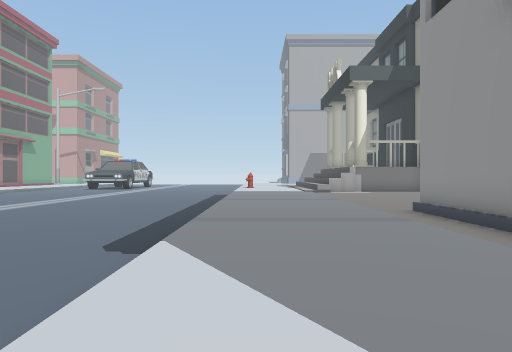
View 1 (above)

24 first-person views from a walk through a Unity game level. The camera is 1.3 m above the floor, looks level and sees 70° across. The floor is counted in squares, 1.8 m on a side. Each view is taken from the middle of a square. On the plan, view 1 faces up. The plan holds only what a view shows up to about 11 squares ahead; the rest is blank. The place goes on beyond the plan. The player is left out. Some animated figures are left out.

View 2
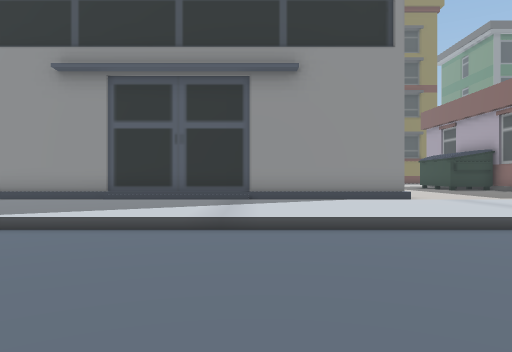

View 3
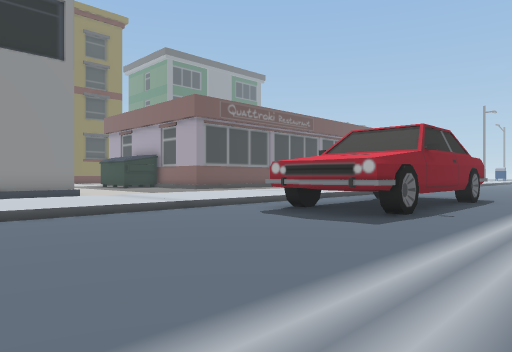

View 4
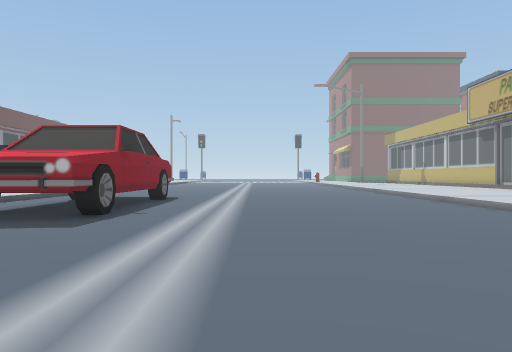

View 5
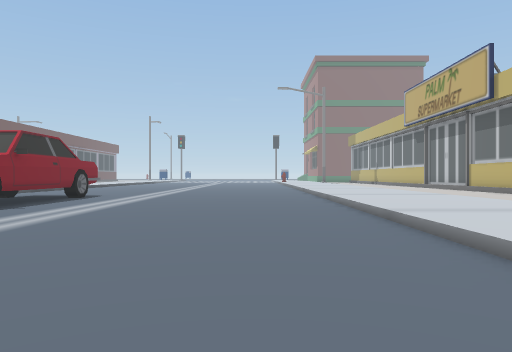

View 6
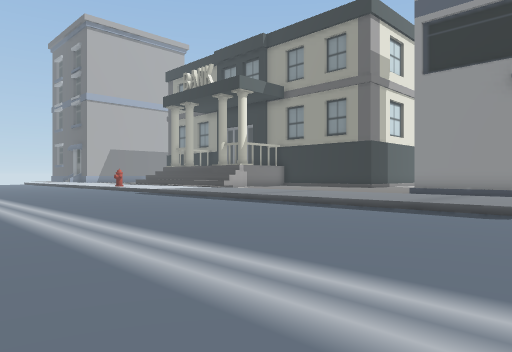

View 7
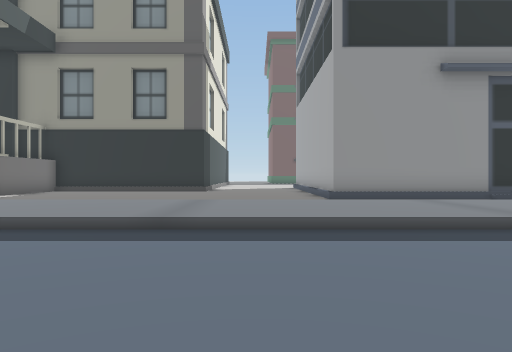

View 8
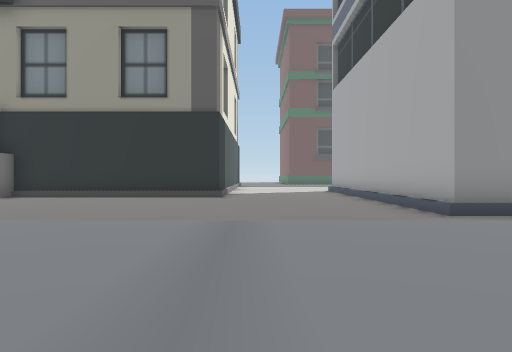

View 9
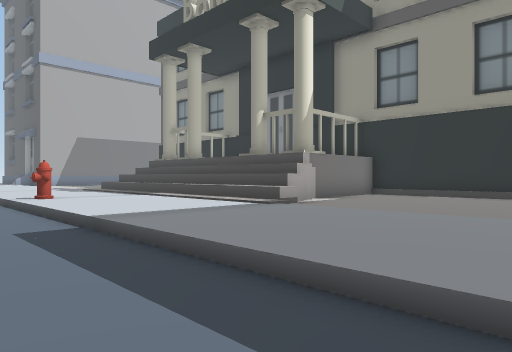

View 10
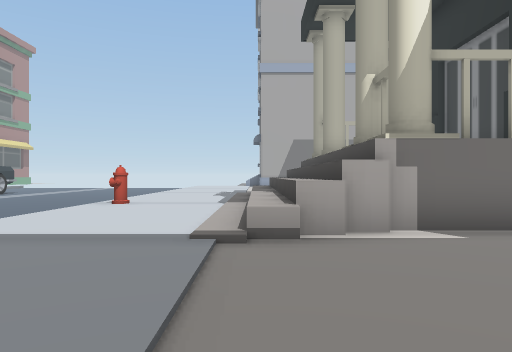

View 11
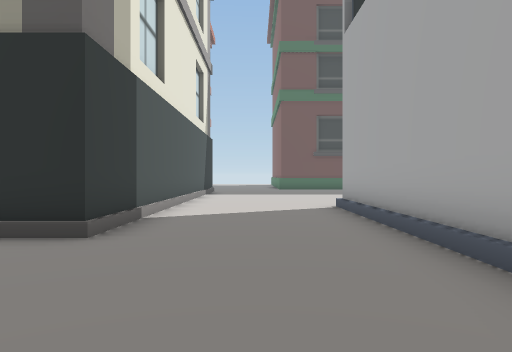

View 12
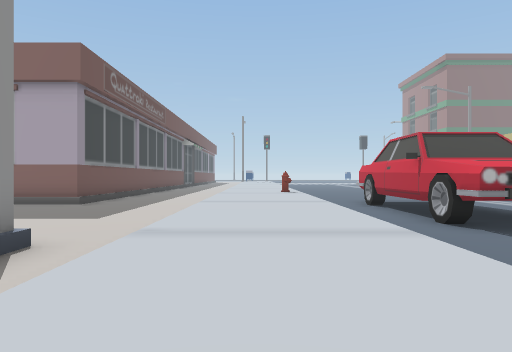

View 13
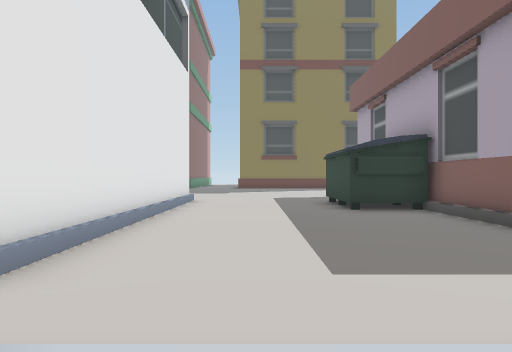

View 14
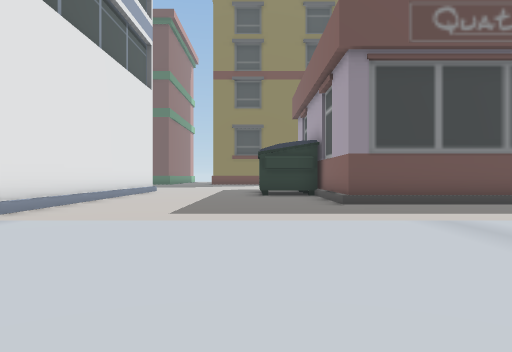

View 15
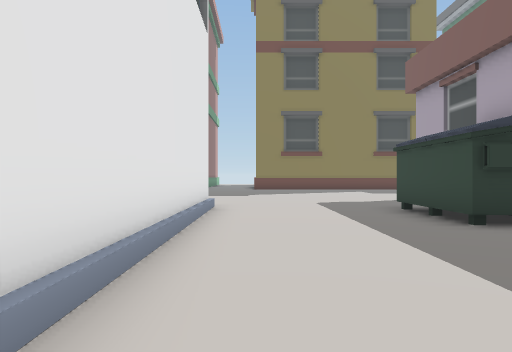

View 16
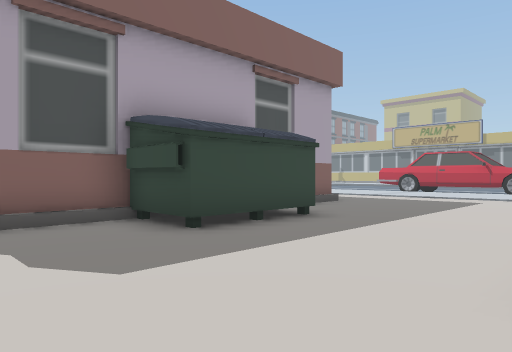

View 17
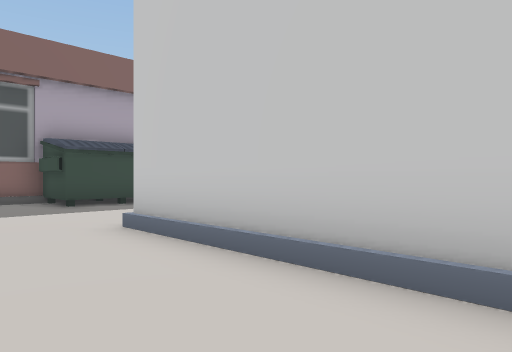

View 18
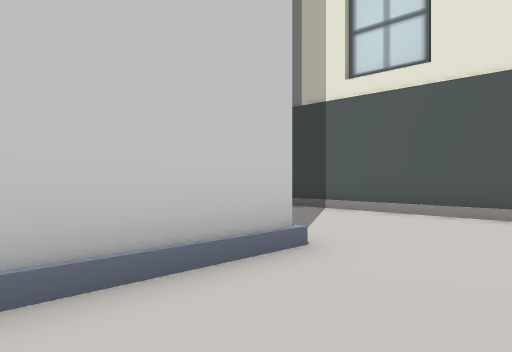

View 19
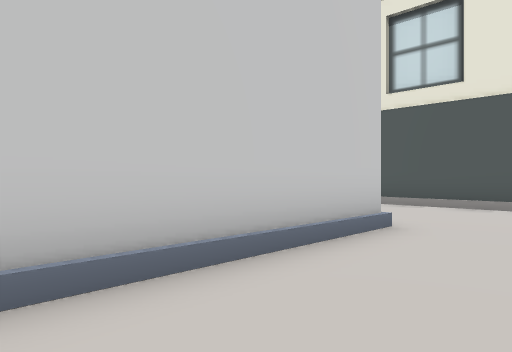

View 20
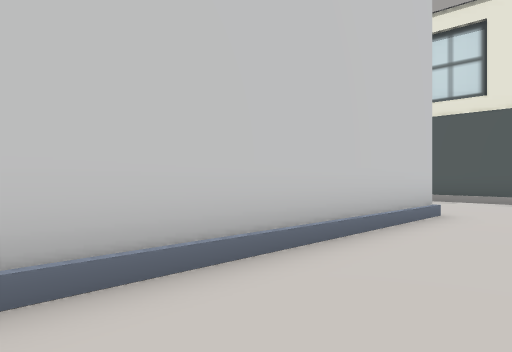

View 21
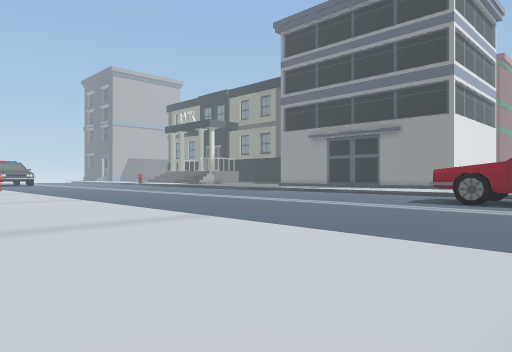

View 22
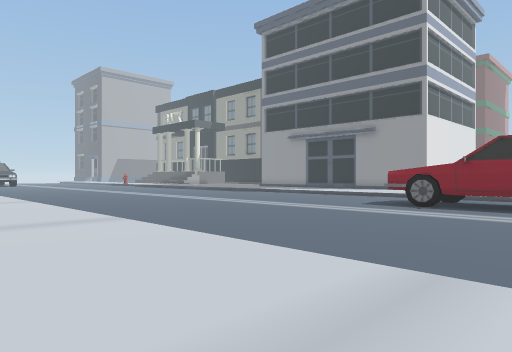

View 23
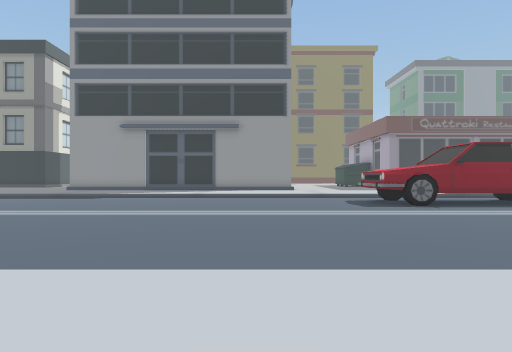

View 24
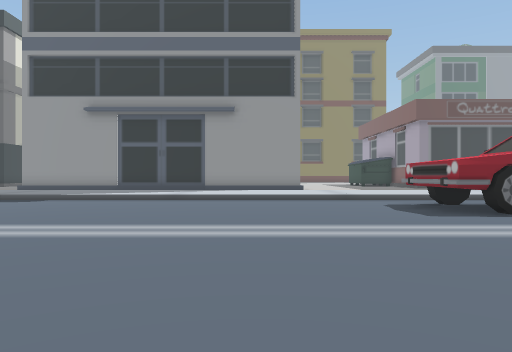

### Floor plan
Key: @ floor where view 1 was taken; # wall or solid block; . main floor; - floor 0.25 m lower than the main floor; / step, stairs or slope; = window, fence, low wall or low ledge; ^ raised ledge; v drop or lower ground; B building; T thing the floor can be seen under or through; H hydrant; O other object.
Columns run from 17 left of view 1 to 15 right of it. Each row starts with its distance up from view 1.
 23               --/...//=   ^
 22               --/H..//    ^
 21               --/...//    ^
 20                -/...//#   ^
 19                -/...//=
 18                -/...//#vv##
 17                -/...=.....#
 16                -/.........#
 15           --- --/.........#
 14           ------/.........#
 13           ------/.........#
 12           ------/.........#######
 11          -------/................
 10          -------/................
  9          -------/................
  8          -------/....B########...
  7          -------/....##      #...
  6         --------/....#       #...
  5         --------/....#       #...
  4          -------/....#       #...
  3         --------/... #       #...
  2   ../ ----------/... #       #..
  1   ../-----------/... #       #. .
  0   ../-----------/@...#       #..
 -1   ../-----------/....#       #...
 -2  .../-----------/....#       #...
 -3  .../-----------/....#       #..
 -4  .../-----------/....#########...
 -5  .../-----------/................
 -6  .../-------^TT-/................
 -7 ..../-------TTT-/................
 -8 ..../-------T T-/..........###...
 -9 ..../-------^ ^-/.........O# #...
-10 . ../-------^ ^-/......#########
-11  . ./-------###-/......#

Where each view was taken, in squares from view 1:
view 1: 0 up, 0 right, facing up
view 2: 0 up, 6 left, facing right
view 3: 0 up, 8 left, facing down-right
view 4: 0 up, 8 left, facing down
view 5: 1 up, 11 left, facing down
view 6: 3 up, 9 left, facing up-right
view 7: 10 up, 6 left, facing right
view 8: 11 up, 2 left, facing right
view 9: 12 up, 3 left, facing up-right
view 10: 13 up, 3 right, facing up
view 11: 10 up, 4 right, facing right
view 12: 0 up, 1 right, facing down
view 13: 6 down, 1 right, facing right
view 14: 8 down, 2 left, facing right
view 15: 5 down, 4 right, facing right
view 16: 4 down, 15 right, facing down-left
view 17: 1 up, 15 right, facing down-left
view 18: 5 up, 15 right, facing up-left
view 19: 3 up, 15 right, facing up-left
view 20: 1 up, 15 right, facing up-left
view 21: 10 down, 17 left, facing up-right
view 22: 11 down, 16 left, facing up-right
view 23: 2 down, 16 left, facing right
view 24: 2 down, 12 left, facing right
